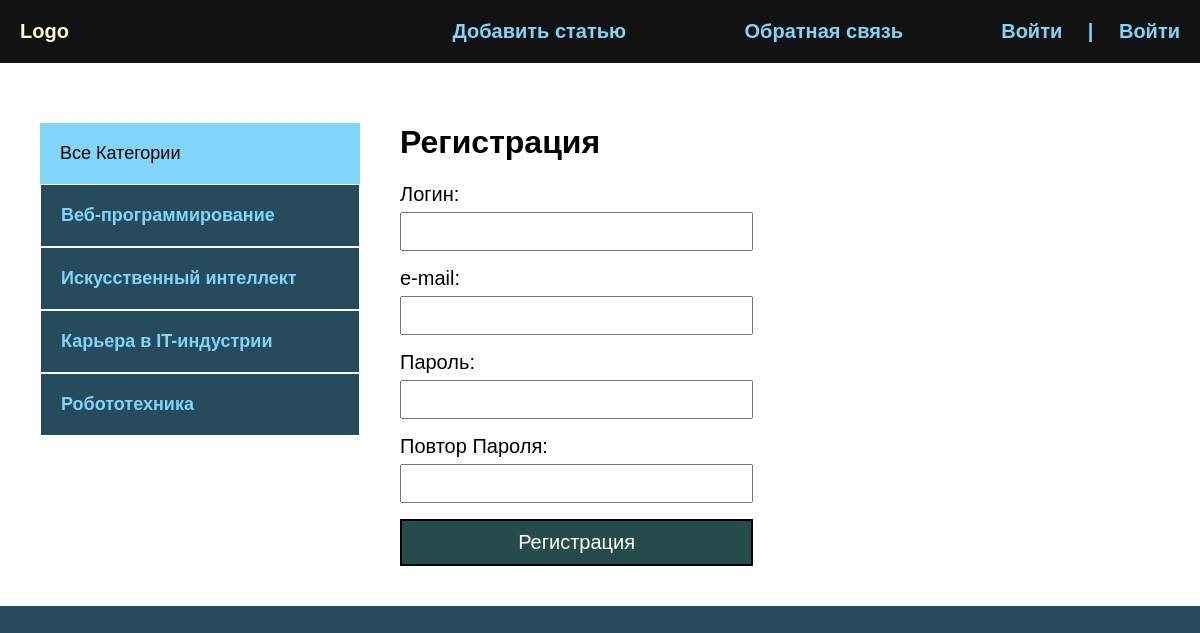
Screenshot of /register/ with the database file from the repository.
### blog/models.py (models this page shows, shortened)
class Category(models.Model):
    name = models.CharField(max_length=100, db_index=True, verbose_name="Категория")
    slug = models.SlugField(max_length=100, unique=True, db_index=True, verbose_name="URL")
    def get_absolute_url(self):
        return reverse('category', kwargs={'cat_slug': self.slug})
    class Meta:
        verbose_name = "Категория"
        verbose_name_plural = "Категории"

### blog/views.py (the view, shortened to what this page needs)
# urls.py: path('register/', RegisterUser.as_view(), name='register'),
class RegisterUser(DataMixin, CreateView):
    form_class = RegisterUserForm
    template_name = 'blog/register.html'
    success_url = reverse_lazy('login')
    def get_context_data(self, *, object_list=None, **kwargs):
        context = super().get_context_data(**kwargs)
        c_def = self.get_user_context(title='Регистрация')
        return dict(list(context.items()) + list(c_def.items()))

### blog/forms.py
class RegisterUserForm(UserCreationForm):
    username = forms.CharField(label="Логин", widget=forms.TextInput(attrs={'class': 'form-input'}))
    email = forms.EmailField(label="e-mail", widget=forms.EmailInput(attrs={'class': 'form-input'}))
    password1 = forms.CharField(label="Пароль", widget=forms.PasswordInput(attrs={'class': 'form-input'}))
    password2 = forms.CharField(label="Повтор Пароля", widget=forms.PasswordInput(attrs={'class': 'form-input'}))
    class Meta:
        model = User
        fields = ('username', "email", 'password1', 'password2')

### blog/utils.py (called while the page is built)
    def get_user_context(self, **kwargs):
        context = kwargs
        cats = Category.objects.annotate(Count('blog'))
        user_menu = menu.copy()
        if not self.request.user.is_authenticated:
            user_menu.pop(0)
        context['menu'] = menu
        context['cats'] = cats
        if 'cat_selected' not in context:
            context['cat_selected'] = 0
        return context

### blog/templates/blog/register.html (shortened to what this page needs)
{% extends 'blog/base.html' %}
{% block content %}
<h1>{{title}}</h1>
<form method="post">
    {{ form.as_p }}
    <button>Регистрация</button>
</form>
{% endblock %}

### blog/templates/blog/base.html (shortened to what this page needs)
{% load static %}
{% load blog_tags %}
<!DOCTYPE html>
<html lang="en">
<head>
    <link rel="stylesheet" href="{% static 'css/style.css' %}">
</head>
<body>
    <div class="header">
        <div class="wrap">
            <ul class="mainmenu">
                <li class="logo"><a href="{% url 'index' %}">Logo</a></li>
                {% for m in menu %}
                <li class="last"><a href="{% url m.url_name %}">{{ m.title }}</a></li>
                {% endfor %}
                {% if request.user.is_authenticated %}
                <li class="last">{{ user.username }} | <a href="{% url 'logout' %}">Выйти</a></li>
                {% else %}
                <li class="last"><a href="{% url 'register' %}">Войти</a> | <a href="{% url 'login' %}">Войти</a></li>
                {%endif%}
            </ul>
        </div>
    </div>
    <div class="content">
        <div class="wrap">
            <div class="sidebar">
                <ul>
                    {% if cat_selected == 0 %}
                    <li class="selected">Все Категории</li>
                    {% else %}
                    <li><a href="{% url 'index' %}">Все категории</a></li>
                    {% endif %}
                    {% for c in cats %}
                        {%if c.blog__count > 0  %}
                            {% if c.pk == cat_selected %}
                            <li class="selected">{{ c.name }}</li>
                            {% else %}
                            <li><a href="{{ c.get_absolute_url }}">{{c.name}}</a></li>
                            {% endif %}
                        {% endif %}
                    {% endfor %}
                </ul>
            </div>
            <div class="main">
            {% block content %}
            {% endblock %}
                </div>
                </div>
        </div>
</body>
</html>

### blog/static/css/style.css (style rules this page uses)
body { padding: 0; margin: 0; background: #264b5d; font-family: Verdana, Geneva, Tahoma, sans-serif; }
.wrap { max-width: 1200px; margin: 0 auto; }
.content .wrap { background: #FFF; padding: 40px; box-sizing: border-box; display:flex; }
ul { list-style: none; margin: 0; padding: 0; }
a { color: #81d4fa; text-decoration: none; padding: 20px; display: block; }
.mainmenu { display: flex; align-items: center; font-size: 20px; font-weight: bold; justify-content: space-between; }
.header { background: #121212; }
.logo { flex-basis: 40%; }
.last { color:#81d4fa; flex-basis: 30%; text-align: right; }
.sidebar ul { width:320px; margin-right:40px; margin-top:20px; }
.sidebar a { padding:20px; display:block; border:1px solid #FFF; background:#264b5d; font-weight:bold; font-size:18px }
.selected { font-size:18px; padding:20px; border 1px solid #FFF; background: #81d4fa }
.form-input { width:100%; padding: 10px; box-sizing:border-box; }
button { background:#81d4fa; border:2px solid black; width:100%; padding: 10px; font-size: 20px; cursor:pointer; }
label { font-size:18px; }
input,textarea { width:100%; margin-top:6px; padding:6px; box-sizing-border-box; }
label { font-size:20px; }
button { background:#264b4d; color: #FFF; padding: 10px 40px; font-size:20px; }
.last a { display:inline; }

### rows the page displays
Category: name "Веб-программирование"
Category: name "Искусственный интеллект"
Category: name "Карьера в IT-индустрии"
Category: name "Робототехника"

### other values shown
{{ m.title }} "Добавить статью" "Обратная связь"
{{ title }} "Регистрация"
